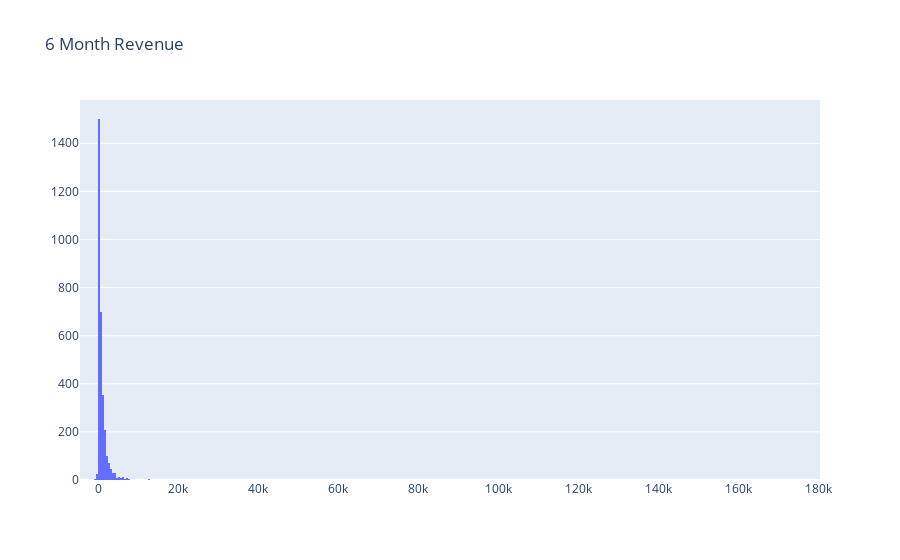

This figure's notebook cell:
### Code cell
plot_data = [go.Histogram(x=data_user_6m['m6_Revenue'])]
plot_layout = go.Layout(title='6 Month Revenue')
fig = go.Figure(data=plot_data,layout=plot_layout)
pyoff.iplot(fig)

### Figure 1 — Plotly figure (JSON) as saved in the notebook; plotly's stock layout.template omitted (floating-point values rounded to 4 significant figures; data arrays with more than 128 entries replaced by an {"elided": "..."} marker saying what was removed)
{"data": [{"type": "histogram", "x": {"elided": "3167 float values"}}], "layout": {"title": {"text": "6 Month Revenue"}}}
